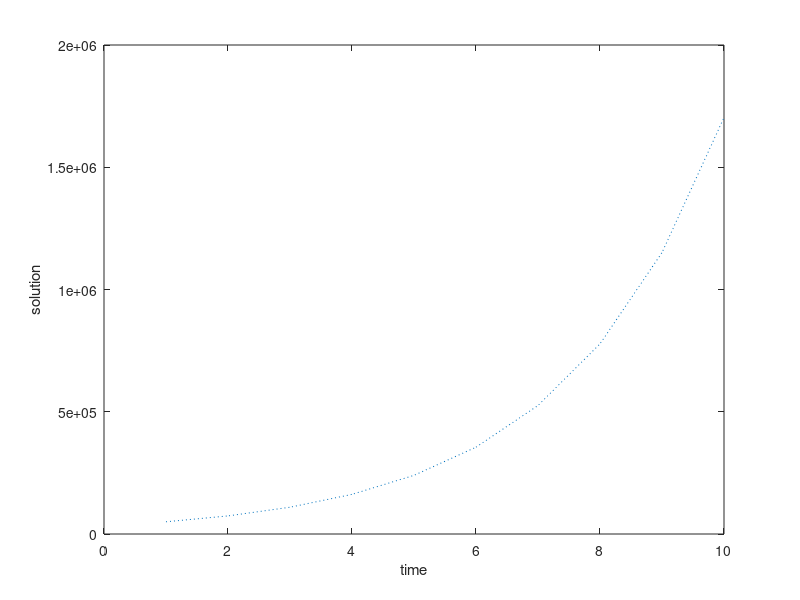

Here is the MATLAB script that generated this plot: (Note: this script raises an error after producing the figure.)
%numerical solution (slide 92)
close all
R=0.48;
X=50000;
Nt= 11.35e6;
totTime=10;
dt=1;
time=dt:dt:totTime;
N=zeros(size(time,1),size(time,2)); %shape of array to be the same as the shape of the time array
N(1)=X;
for t=2:numel(time)
    N(t)=N(t-1)*(dt*R+1)
end
plot (time, N, ':')
xlabel('time')
ylabel('solution')
hold on
plot (time, N3,'r') 
hold off